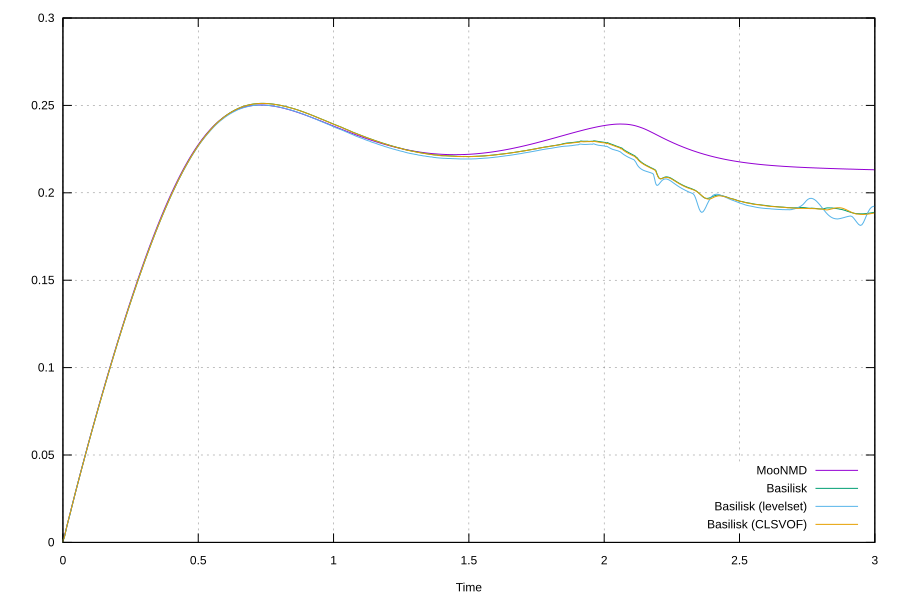

Reproduce this figure in gnuplot.
set terminal svg enhanced size 900,600
set output 'rising_case2_velocity.svg'
set grid
set xlabel 'Time'
set key bottom right
plot [0:3][0:]'../../basilisk/src/test/c2g3l4.txt' u 1:5 w l t 'MooNMD', \
              '../rising_official_20260709/rising2/out' u 1:5 w l t 'Basilisk', \
              '../rising_official_20260709/rising2-levelset/out' u 1:5 w l t 'Basilisk (levelset)', \
              '../rising_official_20260709/rising2-clsvof/out' u 1:5 w l t 'Basilisk (CLSVOF)'
